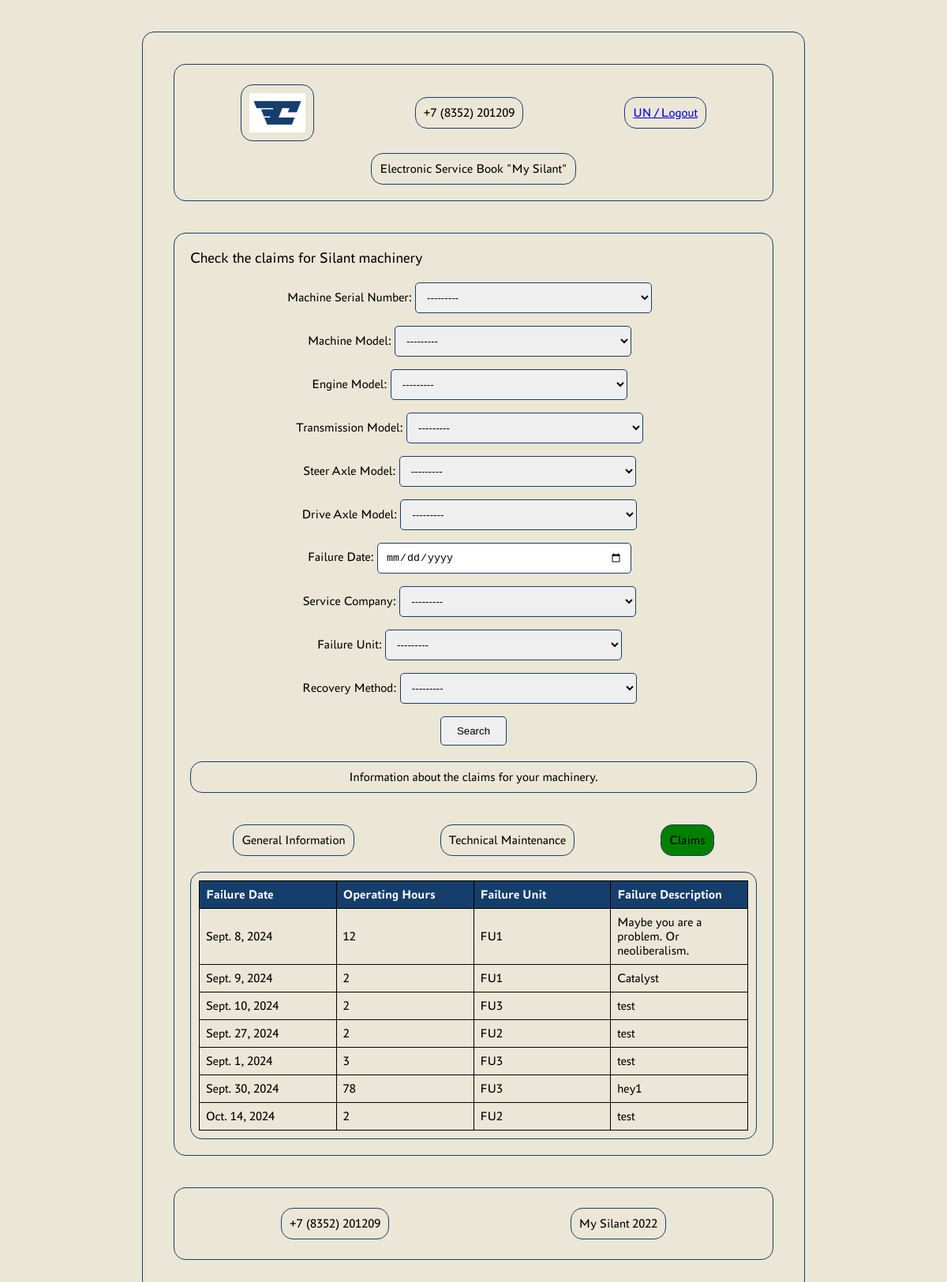
The app's page /claims/ (signed in), older data.
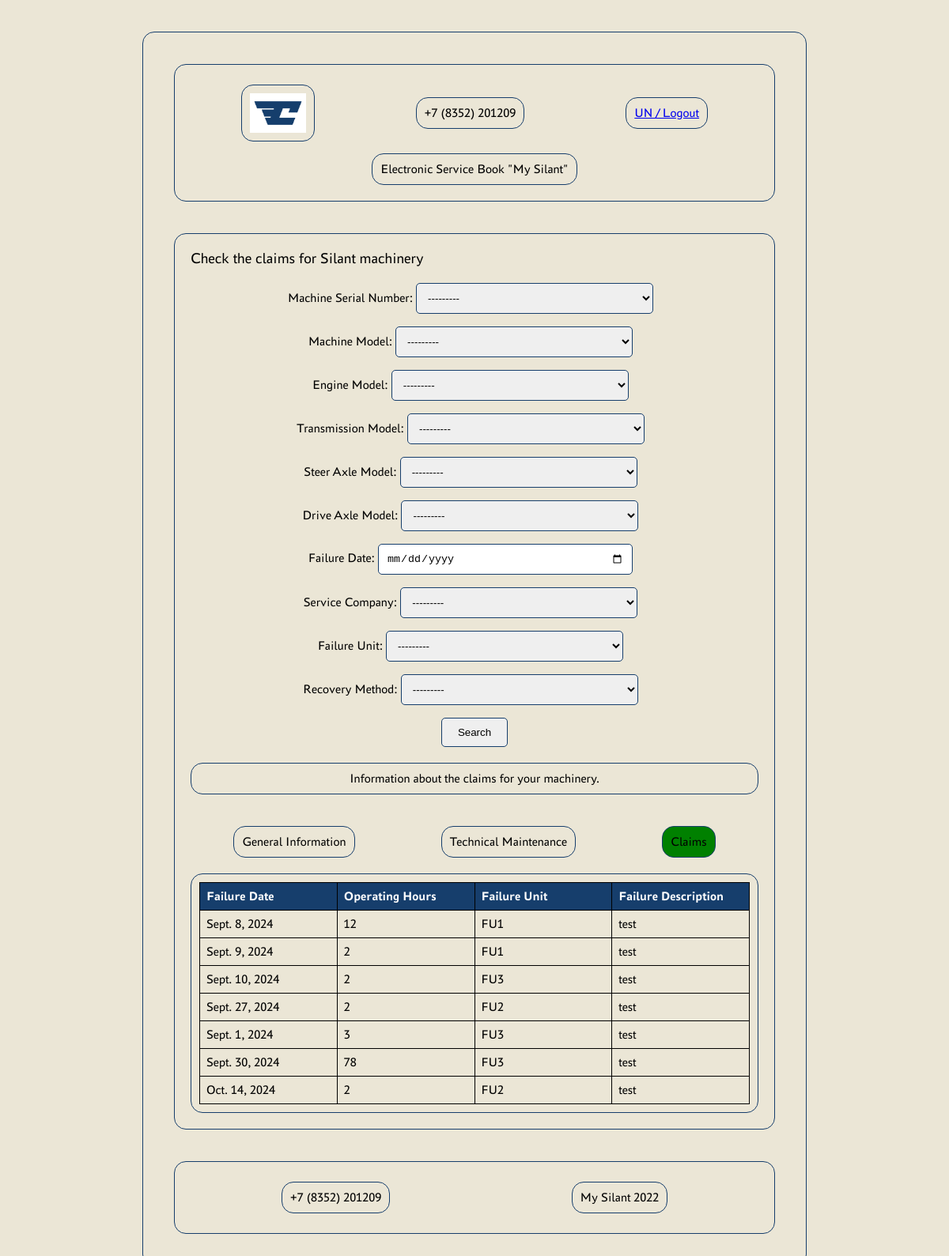
The same page, newer data.
### silant_app/models/models.py (models this page shows, shortened)
class Claim(models.Model):
    machine = models.ForeignKey(Machine, on_delete=models.CASCADE)
    failure_date = models.DateField()
    operating_hours = models.IntegerField()
    failure_unit = models.ForeignKey(FailureUnitReference, related_name='failure_units', on_delete=models.CASCADE)
    failure_description = models.TextField()
    recovery_method = models.ForeignKey(RecoveryMethodReference, related_name='recovery_methods',
                                        on_delete=models.CASCADE)
    used_spare_parts = models.TextField()
    recovery_date = models.DateField()
    downtime = models.IntegerField()  # Calculated as recovery_date - failure_date
    service_company = models.ForeignKey(ServiceCompanyReference, related_name='claim_service_companies',
                                        on_delete=models.CASCADE)

### silant_app/models/reference_models.py (models this page shows)
class FailureUnitReference(models.Model):
    name = models.CharField(max_length=255)
    specification = models.TextField()
    def __str__(self):
        return self.name

### silant_app/views/list_views.py (the view)
# urls.py: path('claims/', ClaimListView.as_view(), name='claims'),
class ClaimListView(LoginRequiredMixin, ClaimPermissions, ListView):
    model = Claim
    template_name = 'claims.html'
    context_object_name = 'claims'
    filterset_class = ClaimFilter
    def get_queryset(self):
        user = self.request.user
        user_groups = user.groups.values_list('id', flat=True)
        if 4 in user_groups:
            machine_ids = Machine.objects.filter(client=user).values_list('id', flat=True)
            queryset = Claim.objects.filter(machine__id__in=machine_ids)
        else:
            queryset = Claim.objects.all()
        self.filterset = self.filterset_class(self.request.GET, queryset=queryset, user=user)
        return self.filterset.qs
    def get_context_data(self, **kwargs):
        context = super().get_context_data(**kwargs)
        context['filter'] = self.filterset
        context['user_name'] = self.request.user.username
        context['can_edit_or_add'] = self.can_edit_or_add()
        return context
    def can_edit_or_add(self):
        user_groups = self.request.user.groups.values_list('id', flat=True)
        return any(group_id in [1, 3, 5] for group_id in user_groups)

### silant_app/models/models.py (called while the page is built)
    def __str__(self):
        return self.serial_number

### silant_app/models/reference_models.py (called while the page is built)
    def __str__(self):
        return self.name

    def __str__(self):
        return self.name

    def __str__(self):
        return self.name

    def __str__(self):
        return self.name

    def __str__(self):
        return self.name

    def __str__(self):
        return self.name

    def __str__(self):
        return self.name

### silant_app/views/views_permissions.py (called while the page is built)
    def test_func(self):
        user_groups = self.request.user.groups.values_list('id', flat=True)
        return any(group_id in [1, 3, 4, 5] for group_id in user_groups)

### templates/claims.html (shortened to what this page needs)
<!DOCTYPE html>
<html lang="en">
<head>
    {% load static %}
    <link rel="stylesheet" href="{% static 'css/styles.css' %}">
</head>
<body>
{% block header_1 %}
<header>
    <div class="super-header">
        {% block header_2 %}
        <div class="header-container">
            <div class="logo">
                <img id="logo" src="{% static 'logo/Logotype accent RGB 1.jpg' %}" alt="Logo"
                     data-logged-in-url="{% url 'landing_page_logged_in' %}"
                     data-logged-out-url="{% url 'landing_page' %}">
            </div>
            <div class="contact-info" id="phone-number">Loading...</div>
            <div class="login-button"><a href="{% url 'logout' %}">{{ user_name }} / Logout</a></div>
        </div>
        {% endblock %}
        <div class="electronic-service-book">Electronic Service Book "My Silant"</div>
    </div>
</header>
{% endblock %}
<main>
    <div class="main-container">
        {% block content %}
        <div class="main-title">Check the claims for Silant machinery</div>
        <form method="GET" action="{% url 'claims' %}">
            {{ filter.form.as_p }}
            <button type="submit">Search</button>
        </form>
        <div class="info-text">Information about the claims for your machinery.</div>
        <div class="navigation-buttons">
            <div id="general-info" class="general-info">General Information</div>
            <div id="technical-maintenance" class="to-button">Technical Maintenance</div>
            <div id="claims" class="green-button">Claims</div>
        </div>
        <div class="search-results">
            <table class="machine-table">
                <thead>
                    <tr>
                        <th>Failure Date</th>
                        <th>Operating Hours</th>
                        <th>Failure Unit</th>
                        <th>Failure Description</th>
                    </tr>
                </thead>
                <tbody>
                    {% if claims %}
                        {% for claim in claims %}
                            <tr onclick="window.location.href='{% url 'claims_detailed' claim.pk %}'">
                                <td>{{ claim.failure_date }}</td>
                                <td>{{ claim.operating_hours }}</td>
                                <td>{{ claim.failure_unit.name }}</td>
                                <td>{{ claim.failure_description }}</td>
                            </tr>
                        {% endfor %}
                    {% else %}
                        <tr>
                            <td colspan="4" style="text-align: center; color: gray;">No claims found</td>
                        </tr>
                    {% endif %}
                </tbody>
            </table>
        </div>
        {% endblock %}
    </div>
</main>
{% block footer %}
<footer>
    <div class="footer-container">
        <div class="contact-info" id="footer-phone-number">Loading...</div>
        <div class="footer-text" id="footer-app-name">Loading...</div>
    </div>
</footer>
{% endblock %}
</body>
</html>

Row changes from the older to the newer data that the page shows:
changed Claim "Sept. 8, 2024": failure_description "Maybe you are a problem. Or neoliberalism." → "test"
changed Claim "Sept. 9, 2024": failure_description "Catalyst" → "test"
changed Claim "Sept. 30, 2024": failure_description "hey1" → "test"
